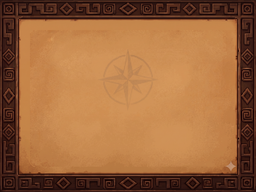
#> input picture EcuaTrials/gfx/bg_bottom.png, 256 x 192 px
$ python fade_compass.py
#> lines starting #> are read from the running program, lines starting #| are printed output that depends on the picture; after the words box and inside, x2 and y2 are one past the last pixel; in counts of white or black regions, pixels touching at a corner belong together
from PIL import Image

# Open original and convert to RGBA for blending
img = Image.open('gfx/bg_bottom.png').convert('RGBA')

# Bounding box of the compass
box = (100, 45, 160, 105)

# Pick a base wood color from a clear area
base_color = img.getpixel((50, 50))
#> base_color = (202, 140, 82, 255)

# Create a solid block of the base wood color
wood_block = Image.new('RGBA', img.size, base_color)
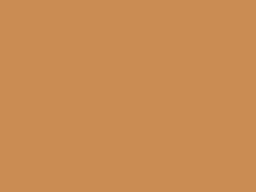
#> wood_block: PIL image 256x192 RGBA; mean R, G, B, A 202, 140, 82, 255

# Create a mask that is only white in the compass area, with some fading edges
mask = Image.new('L', img.size, 0)
#> mask: PIL image 256x192 L; every value is 0
for y in range(box[1], box[3]):
    for x in range(box[0], box[2]):
        # Distance to center for a soft circular mask
        cx = (box[0] + box[2]) / 2
        cy = (box[1] + box[3]) / 2
        dist = ((x - cx)**2 + (y - cy)**2)**0.5
        max_dist = (box[2] - box[0]) / 2

        if dist < max_dist:
            # Opacity of the wood covering the compass (higher = fainter compass)
            # Let's make it 75% covered by wood
            mask.putpixel((x, y), 190)
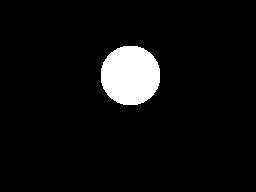
#> mask: PIL image 256x192 L; values 0 (black) and 190 (white), 5.7% white; 1 white region, box (x1, y1, x2, y2) and area: (101, 46, 160, 105) 2809

# Composite the solid wood over the image using the mask
faded_img = Image.composite(wood_block, img, mask)

# Convert back to Palette mode using the original palette!
orig_p = Image.open('gfx/bg_bottom.png')
#> orig_p is the input picture: PIL image 256x192 RGB; mean R, G, B 155.9, 102.8, 61.1
#> (the run stopped early here; a loop or call above may not have finished)
